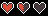

Below is a game level as drawn by its tile map, then a one-line description and the .tmx file that defines it, in full:
An orthogonal 3x1 tile map with 16x16 px tiles, 1 tile layer (Tile Layer 1).

<map version="1.10" tiledversion="1.12.0" orientation="orthogonal" renderorder="right-down" width="3" height="1" tilewidth="16" tileheight="16" infinite="0" nextlayerid="2" nextobjectid="1">
 <tileset firstgid="1" source="../tilesets/dungeontileset-extended.tsx" />
 <layer id="1" name="Tile Layer 1" width="3" height="1">
  <data encoding="csv">
1107,1108,1109
</data>
 </layer>
</map>
